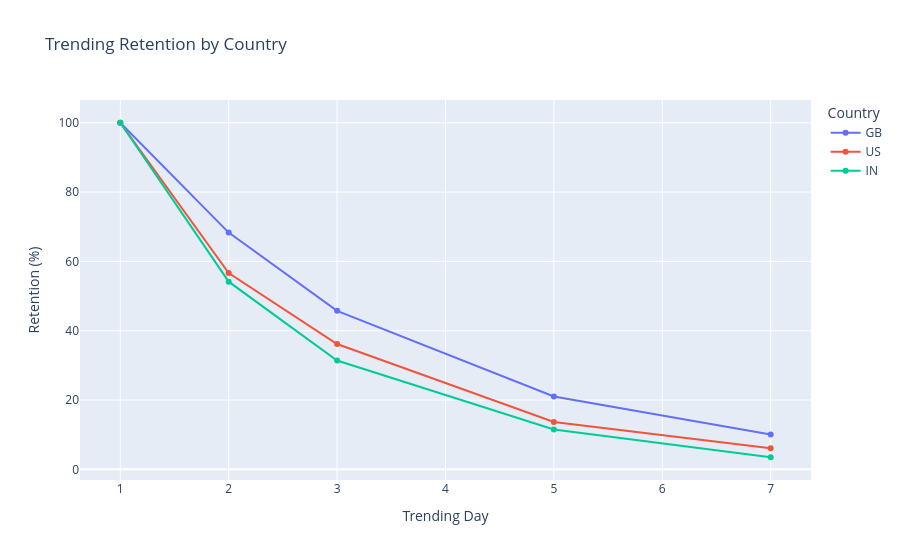

Here is the notebook cell this chart was saved with:
### Code cell
country_retention = []

for country in retention_data["country"].unique():
    country_df = retention_data[
        retention_data["country"] == country
    ]

    total = len(country_df)

    for day in retention_days:
        retained = (
            country_df["trending_days"] >= day
        ).sum()

        country_retention.append({
            "country": country,
            "day": day,
            "retention_percentage": retained / total * 100
        })

country_retention_df = pd.DataFrame(
    country_retention
)

fig = px.line(
    country_retention_df,
    x="day",
    y="retention_percentage",
    color="country",
    markers=True,
    title="Trending Retention by Country",
    labels={
        "day": "Trending Day",
        "retention_percentage": "Retention (%)",
        "country": "Country"
    }
)

fig.show()

### Figure 1 — Plotly figure (JSON) as saved in the notebook; plotly's stock layout.template omitted (floating-point values rounded to 4 significant figures)
{"data": [{"hovertemplate": "Country=GB<br>Trending Day=%{x}<br>Retention (%)=%{y}<extra></extra>", "legendgroup": "GB", "line": {"color": "#636efa", "dash": "solid"}, "marker": {"symbol": "circle"}, "mode": "lines+markers", "name": "GB", "orientation": "v", "showlegend": true, "type": "scatter", "x": [1, 2, 3, 5, 7], "xaxis": "x", "y": [100.0, 68.31, 45.73, 21.02, 10.03], "yaxis": "y"}, {"hovertemplate": "Country=US<br>Trending Day=%{x}<br>Retention (%)=%{y}<extra></extra>", "legendgroup": "US", "line": {"color": "#EF553B", "dash": "solid"}, "marker": {"symbol": "circle"}, "mode": "lines+markers", "name": "US", "orientation": "v", "showlegend": true, "type": "scatter", "x": [1, 2, 3, 5, 7], "xaxis": "x", "y": [100.0, 56.65, 36.16, 13.67, 6.119], "yaxis": "y"}, {"hovertemplate": "Country=IN<br>Trending Day=%{x}<br>Retention (%)=%{y}<extra></extra>", "legendgroup": "IN", "line": {"color": "#00cc96", "dash": "solid"}, "marker": {"symbol": "circle"}, "mode": "lines+markers", "name": "IN", "orientation": "v", "showlegend": true, "type": "scatter", "x": [1, 2, 3, 5, 7], "xaxis": "x", "y": [100.0, 54.14, 31.41, 11.49, 3.49], "yaxis": "y"}], "layout": {"legend": {"title": {"text": "Country"}, "tracegroupgap": 0}, "title": {"text": "Trending Retention by Country"}, "xaxis": {"anchor": "y", "domain": [0, 1], "title": {"text": "Trending Day"}}, "yaxis": {"anchor": "x", "domain": [0, 1], "title": {"text": "Retention (%)"}}}}
